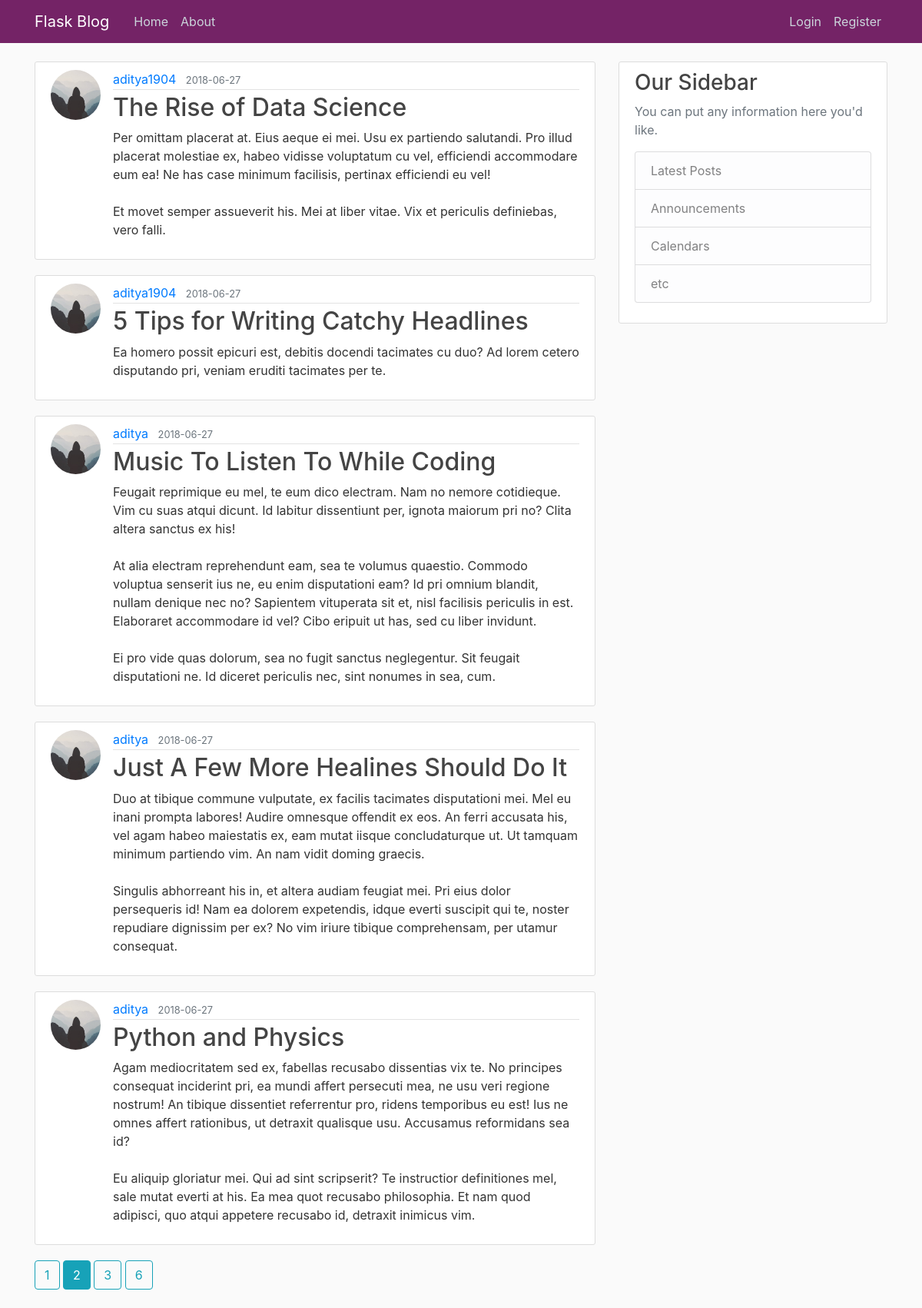
The page /home?page=2 on the database its author committed.
### flask_blog/models.py (models this page shows, shortened)
class Post(db.Model):
    id = db.Column(db.Integer, primary_key=True)
    title = db.Column(db.String(100), nullable=False)
    date_posted = db.Column(
        db.DateTime, nullable=False, default=datetime.utcnow)
    content = db.Column(db.Text, nullable=False)
    user_id = db.Column(db.Integer, db.ForeignKey('user.id'), nullable=False)

class User(db.Model, UserMixin):
    id = db.Column(db.Integer, primary_key=True)
    username = db.Column(db.String(20), unique=True, nullable=False)
    email = db.Column(db.String(120), unique=True, nullable=False)
    image_file = db.Column(db.String(20), nullable=False, default='default.jpg')
    password = db.Column(db.String(60), nullable=False)
    posts = db.relationship('Post', backref='author', lazy=True)

### flask_blog/routes.py (the view)
@app.route("/")
@app.route("/home")
def home():
    page = request.args.get('page',1,type=int)
    posts = Post.query.order_by(Post.date_posted.desc()).paginate(page,per_page = 5)
    return render_template('home.html', posts=posts)

### flask_blog/templates/home.html (shortened to what this page needs)
{% extends "layout.html" %}
{%block content%}
    {% for post in posts.items%}
        <article class="media content-section">
<img class="rounded-circle article-img" src="{{ url_for('static', filename='profile_pic/' + post.author.image_file) }}">
            <div class="media-body">
                <div class="article-metadata">
                    <a class="mr-2" href="{{ url_for('user_posts',username= post.author.username) }}">{{ post.author.username }}</a>
                    <small class="text-muted">{{ post.date_posted.strftime('%Y-%m-%d') }}</small>
                </div>
                <h2>
                    <a class="article-title" href="{{ url_for('post',post_id=post.id) }}">{{ post.title }}</a>
                </h2>
                <p class="article-content">{{ post.content }}</p>
            </div>
        </article>
    {%endfor%}
     {% for page_num in posts.iter_pages(left_edge =1 ,right_edge=1, left_current=1,right_current =2  )  %}
        {% if page_num %}
             {% if posts.page == page_num %}
            <a class="btn btn-info mb-4" href="{{url_for('home',page=page_num)}}">{{ page_num }}</a>
             {% else %}
            <a class="btn btn-outline-info mb-4" href="{{url_for('home',page=page_num)}}">{{ page_num }}</a>
             {% endif %}
        {% endif %}
     {%endfor%}
{% endblock content %}

### flask_blog/static/main.css (style rules this page uses)
body { background: #fafafa; color: #333333; margin-top: 5rem; }
h1, h2, h3, h4, h5, h6 { color: #444444; }
.content-section { background: #ffffff; padding: 10px 20px; border: 1px solid #dddddd; border-radius: 3px; margin-bottom: 20px; }
.article-title { color: #444444; }
.article-content { white-space: pre-line; }
.article-img { height: 65px; width: 65px; margin-right: 16px; }
.article-metadata { padding-bottom: 1px; margin-bottom: 4px; border-bottom: 1px solid #e3e3e3 }

### rows shown on the page
Post: image_file (placeholder picture), author.username "aditya1904", date_posted "2018-06-27", title "The Rise of Data Science", content "Per omittam placerat at. Eius aeque ei mei. Usu ex partiendo salutandi. Pro illud placerat molestiae ex, habeo vidisse voluptatum cu vel, efficiendi accommodare eum ea! Ne has case minimum facilisis, pertinax efficiendi eu vel! Et movet semper assueverit his. Mei at liber vitae. Vix et periculis definiebas, vero falli."
Post: image_file (placeholder picture), author.username "aditya1904", date_posted "2018-06-27", title "5 Tips for Writing Catchy Headlines", content "Ea homero possit epicuri est, debitis docendi tacimates cu duo? Ad lorem cetero disputando pri, veniam eruditi tacimates per te."
Post: image_file (placeholder picture), author.username "aditya", date_posted "2018-06-27", title "Music To Listen To While Coding", content "Feugait reprimique eu mel, te eum dico electram. Nam no nemore cotidieque. Vim cu suas atqui dicunt. Id labitur dissentiunt per, ignota maiorum pri no? Clita altera sanctus ex his! At alia electram reprehendunt eam, sea te volumus quaestio. Commodo voluptua senserit ius ne, eu enim disputationi eam? Id pri omnium blandit, nullam denique nec no? Sapientem vituperata sit et, nisl facilisis periculis in est. Elaboraret accommodare id vel? Cibo eripuit ut has, sed cu liber invidunt. Ei pro vide quas dolorum, sea no fugit sanctus neglegentur. Sit feugait disputationi ne. Id diceret periculis nec, sint nonumes in sea, cum."
Post: image_file (placeholder picture), author.username "aditya", date_posted "2018-06-27", title "Just A Few More Healines Should Do It", content "Duo at tibique commune vulputate, ex facilis tacimates disputationi mei. Mel eu inani prompta labores! Audire omnesque offendit ex eos. An ferri accusata his, vel agam habeo maiestatis ex, eam mutat iisque concludaturque ut. Ut tamquam minimum partiendo vim. An nam vidit doming graecis. Singulis abhorreant his in, et altera audiam feugiat mei. Pri eius dolor persequeris id! Nam ea dolorem expetendis, idque everti suscipit qui te, noster repudiare dignissim per ex? No vim iriure tibique comprehensam, per utamur consequat."
Post: image_file (placeholder picture), author.username "aditya", date_posted "2018-06-27", title "Python and Physics", content "Agam mediocritatem sed ex, fabellas recusabo dissentias vix te. No principes consequat inciderint pri, ea mundi affert persecuti mea, ne usu veri regione nostrum! An tibique dissentiet referrentur pro, ridens temporibus eu est! Ius ne omnes affert rationibus, ut detraxit qualisque usu. Accusamus reformidans sea id? Eu aliquip gloriatur mei. Qui ad sint scripserit? Te instructior definitiones mel, sale mutat everti at his. Ea mea quot recusabo philosophia. Et nam quod adipisci, quo atqui appetere recusabo id, detraxit inimicus vim."

### other values the page prints
{{ page_num }} "1" "3" "6"
{{ page_num }} "2"
